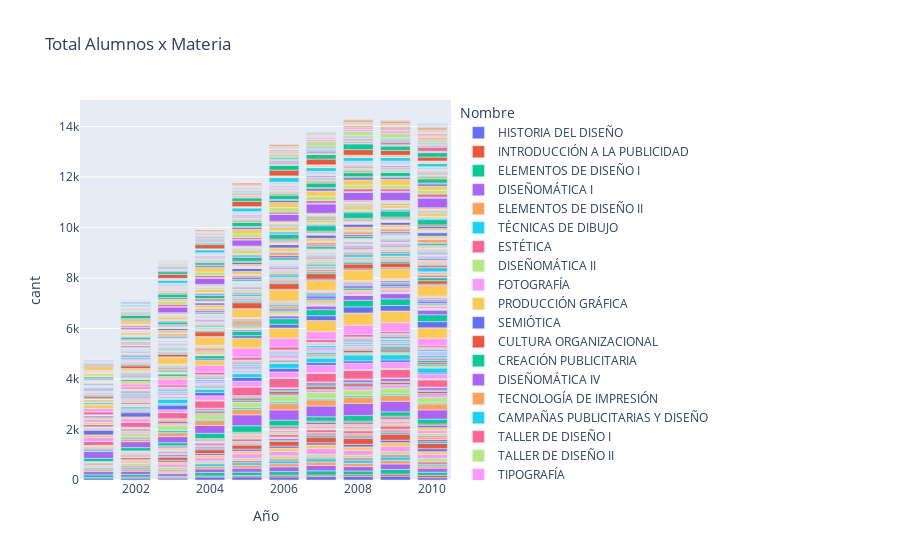

The notebook cell this image was saved under:
### Code cell
Graf_R = df_AluMateria_R.groupby(['Id_Materia','Año'])['Tipo'].count().reset_index(name='cant')
Graf_R = pd.merge(Graf_R,
                df_Materias[['Id_Materia','Nombre']],
                how='inner',
                on=['Id_Materia'])
px.bar(Graf_R, x='Año',y='cant', color='Nombre', 
        title='Total Alumnos x Materia')
